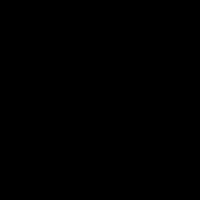
Frame 1 (no input)
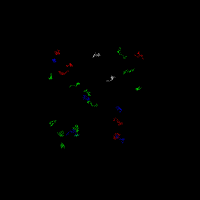
Frame 60 (the mouse pressed at the canvas centre just before this capture)
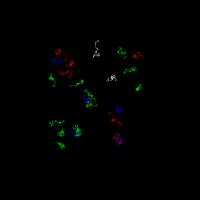
Frame 120 (the mouse held since frame 60 and released just before this capture)

The Processing sketch that drew these frames (run headless with seeded random() and noise(); from frame 60 on, the mouse is pressed at the canvas centre):

// Processing sketch: processing_21643
// ── processing_21643.pde

int num=25;


walkPoint [] myPoint = new walkPoint[num];
color[] myColors = new color[4];

void setup() {

  size(200,200);

  
  myColors[0] = color(255,0,mouseX,50);
  myColors[1] = color(0,255,0,50);
  myColors[2] = color(0,0,255,50);
  myColors[3] = color(255,50);
  
   for(int i=0;i<myPoint.length;i++){
    myPoint[i] = new walkPoint();
  background(0);
}
}
void draw() {
  

  for(int i=0; i < myPoint.length; i++) {
    myPoint[i].update();
    myPoint[i].draw();
  }
}

class walkPoint{
  float x = random(50,150);
  float y = random(50,150);
  color col = myColors[floor(random(0,4))];
  
  walkPoint(){
  }
  
  void update() {
    x=x+random(-1,1);
    y=y+random(-1,1);
  }
  void draw(){
    stroke(col);
    point(x,y);
  }
}
  
